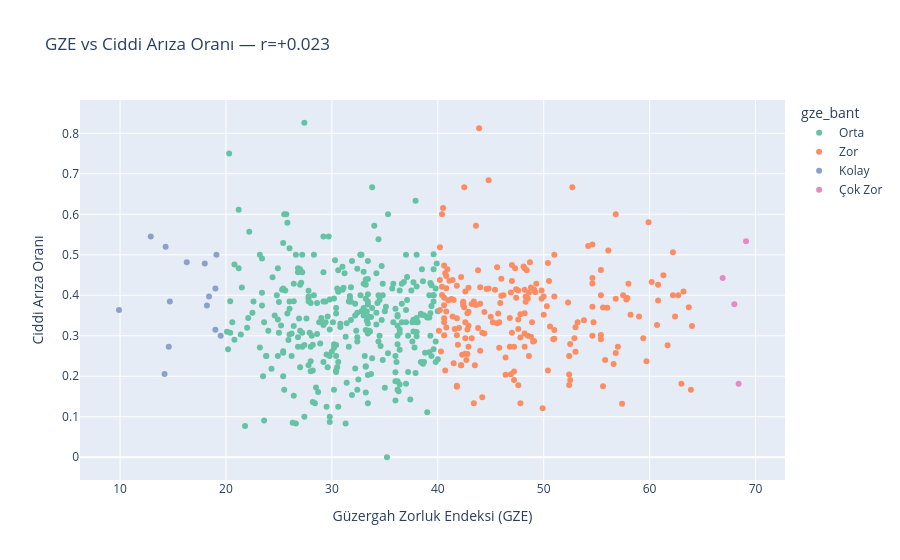

Source (notebook cell):
### Code cell
# GZE vs Arıza Korelasyonu + Band Analizi
hat_ariza_istat = df.groupby('HATKODU').agg(
    kayit=('ciddi_ariza', 'count'),
    ciddi_oran=('ciddi_ariza', 'mean'),
    ort_skor=('ciddiyet_skoru', 'mean')
).reset_index().query('kayit >= 10')

hat_test = hat_ariza_istat.merge(hat_gze, on='HATKODU', how='inner')
print(f'Test seti: {len(hat_test)} hat (min 10 arıza kaydı)')

print()
print('=== GZE VARYANTLARı vs ARİZA KORELASYONU ===')
print(f'{"Metrik":22s}  ciddi_oran   ort_skor')
for m in ['egim_puan', 'viraj_puan', 'gze_egim_only', 'gze_full']:
    r1 = hat_test[m].corr(hat_test['ciddi_oran'])
    r2 = hat_test[m].corr(hat_test['ort_skor'])
    print(f'{m:22s}: r={r1:+.3f}      r={r2:+.3f}')

# Tüm korelasyonları olduğu gibi göster — veriyi şartlamadan.
all_scores = {m: hat_test[m].corr(hat_test['ciddi_oran'])
              for m in ['egim_puan', 'viraj_puan', 'gze_egim_only', 'gze_full']}

print()
print('=== KORELASYON TAM TABLOSU (yön + geçmiş test sonucu) ===')
yorumlar = {
    'egim_puan':     'Fiziksel: pozitif beklenir. Hucre F regresyon p=0 ile teyitli.',
    'viraj_puan':    'Fiziksel: pozitif beklenir AMA Hucre 7 sistem testi confounded.',
    'gze_egim_only': 'egim_puan ile aynı, alias.',
    'gze_full':      'egim+viraj birlesimi - viraj kirliliği nedeniyle sinyal bozuk.',
}
for m, r in sorted(all_scores.items(), key=lambda x: -abs(x[1])):
    yon = 'POZ' if r > 0.02 else ('NEG' if r < -0.02 else 'SIF')
    print(f'  {m:18s}: r={r:+.3f} [{yon}]  {yorumlar.get(m, "")}')

# Geçmiş kanıta göre güvenilir kandidatlar
kandidat = {m: all_scores[m] for m in ['egim_puan', 'gze_egim_only']
            if m in all_scores and all_scores[m] > 0}
print()
if kandidat:
    BEST_GZE_COL = max(kandidat, key=kandidat.get)
    print(f'Güvenilir kandidatlar arasında en güçlü: {BEST_GZE_COL} (r={kandidat[BEST_GZE_COL]:+.3f})')
else:
    BEST_GZE_COL = None
    print('Güvenilir kandidat (egim grubu) pozitif sinyal vermedi.')

# Band analizi
hat_test['gze_bant'] = pd.cut(
    hat_test['gze_full'], bins=[0, 20, 40, 65, 100],
    labels=['Kolay', 'Orta', 'Zor', 'Çok Zor'], right=True
)
bant_ozet = hat_test.groupby('gze_bant', observed=False).agg(
    hat_sayisi=('HATKODU', 'count'),
    ort_ciddi_oran=('ciddi_oran', 'mean'),
    ort_skor=('ort_skor', 'mean')
).round(3)
print()
print('=== BANT BAZLI ÖZET ===')
print(bant_ozet.to_string())

fig = px.scatter(
    hat_test, x='gze_full', y='ciddi_oran',
    hover_data=['HATKODU', 'kayit', 'egim_puan', 'viraj_puan'],
    color='gze_bant', color_discrete_sequence=px.colors.qualitative.Set2,
    labels={'gze_full': 'Güzergah Zorluk Endeksi (GZE)', 'ciddi_oran': 'Ciddi Arıza Oranı'},
    title=f'GZE vs Ciddi Arıza Oranı — r={hat_test["gze_full"].corr(hat_test["ciddi_oran"]):+.3f}'
)
fig.show()

### Figure 1 — Plotly figure (JSON) as saved in the notebook; plotly's stock layout.template omitted (floating-point values rounded to 4 significant figures; data arrays with more than 128 entries replaced by an {"elided": "..."} marker saying what was removed)
{"data": [{"customdata": {"elided": "315x4 mixed values"}, "hovertemplate": "gze_bant=Orta<br>Güzergah Zorluk Endeksi (GZE)=%{x}<br>Ciddi Arıza Oranı=%{y}<br>HATKODU=%{customdata[0]}<br>kayit=%{customdata[1]}<br>egim_puan=%{customdata[2]}<br>viraj_puan=%{customdata[3]}<extra></extra>", "legendgroup": "Orta", "marker": {"color": "rgb(102,194,165)", "symbol": "circle"}, "mode": "markers", "name": "Orta", "orientation": "v", "showlegend": true, "type": "scatter", "x": {"elided": "315 float values"}, "xaxis": "x", "y": {"elided": "315 float values"}, "yaxis": "y"}, {"customdata": {"elided": "207x4 mixed values"}, "hovertemplate": "gze_bant=Zor<br>Güzergah Zorluk Endeksi (GZE)=%{x}<br>Ciddi Arıza Oranı=%{y}<br>HATKODU=%{customdata[0]}<br>kayit=%{customdata[1]}<br>egim_puan=%{customdata[2]}<br>viraj_puan=%{customdata[3]}<extra></extra>", "legendgroup": "Zor", "marker": {"color": "rgb(252,141,98)", "symbol": "circle"}, "mode": "markers", "name": "Zor", "orientation": "v", "showlegend": true, "type": "scatter", "x": {"elided": "207 float values"}, "xaxis": "x", "y": {"elided": "207 float values"}, "yaxis": "y"}, {"customdata": [["122ÇK", 10, 21.4, 17.6], ["15KB", 34, 20.6, 7.7], ["17", 165, 19.9, 18], ["29GM", 13, 13.7, 15.7], ["34", 56, 30.3, 6], ["34B", 27, 27.4, 5.2], ["8", 12, 5.6, 32.5], ["ER1", 11, 9.8, 19.3], ["HM2", 11, 10.4, 15.4], ["HT19", 68, 20.2, 16.6], ["K3", 22, 1.6, 18.1], ["SM7", 26, 7.3, 30.9], ["TM4", 23, 18.8, 17.1], ["TM5", 25, 0.2, 28.4]], "hovertemplate": "gze_bant=Kolay<br>Güzergah Zorluk Endeksi (GZE)=%{x}<br>Ciddi Arıza Oranı=%{y}<br>HATKODU=%{customdata[0]}<br>kayit=%{customdata[1]}<br>egim_puan=%{customdata[2]}<br>viraj_puan=%{customdata[3]}<extra></extra>", "legendgroup": "Kolay", "marker": {"color": "rgb(141,160,203)", "symbol": "circle"}, "mode": "markers", "name": "Kolay", "orientation": "v", "showlegend": true, "type": "scatter", "x": [19.5, 14.2, 19.0, 14.7, 18.2, 16.3, 19.0, 14.6, 12.9, 18.4, 9.9, 19.1, 18.0, 14.3], "xaxis": "x", "y": [0.3, 0.2059, 0.3152, 0.3846, 0.375, 0.4815, 0.4167, 0.2727, 0.5455, 0.3971, 0.3636, 0.5, 0.4783, 0.52], "yaxis": "y"}, {"customdata": [["136B", 61, 94.6, 39.2], ["144B", 22, 79.2, 57.5], ["20", 45, 98.4, 39.8], ["HT29", 320, 64.1, 71.9]], "hovertemplate": "gze_bant=Çok Zor<br>Güzergah Zorluk Endeksi (GZE)=%{x}<br>Ciddi Arıza Oranı=%{y}<br>HATKODU=%{customdata[0]}<br>kayit=%{customdata[1]}<br>egim_puan=%{customdata[2]}<br>viraj_puan=%{customdata[3]}<extra></extra>", "legendgroup": "Çok Zor", "marker": {"color": "rgb(231,138,195)", "symbol": "circle"}, "mode": "markers", "name": "Çok Zor", "orientation": "v", "showlegend": true, "type": "scatter", "x": [66.9, 68.4, 69.1, 68.0], "xaxis": "x", "y": [0.4426, 0.1818, 0.5333, 0.3781], "yaxis": "y"}], "layout": {"legend": {"title": {"text": "gze_bant"}, "tracegroupgap": 0}, "title": {"text": "GZE vs Ciddi Arıza Oranı — r=+0.023"}, "xaxis": {"anchor": "y", "domain": [0, 1], "title": {"text": "Güzergah Zorluk Endeksi (GZE)"}}, "yaxis": {"anchor": "x", "domain": [0, 1], "title": {"text": "Ciddi Arıza Oranı"}}}}
